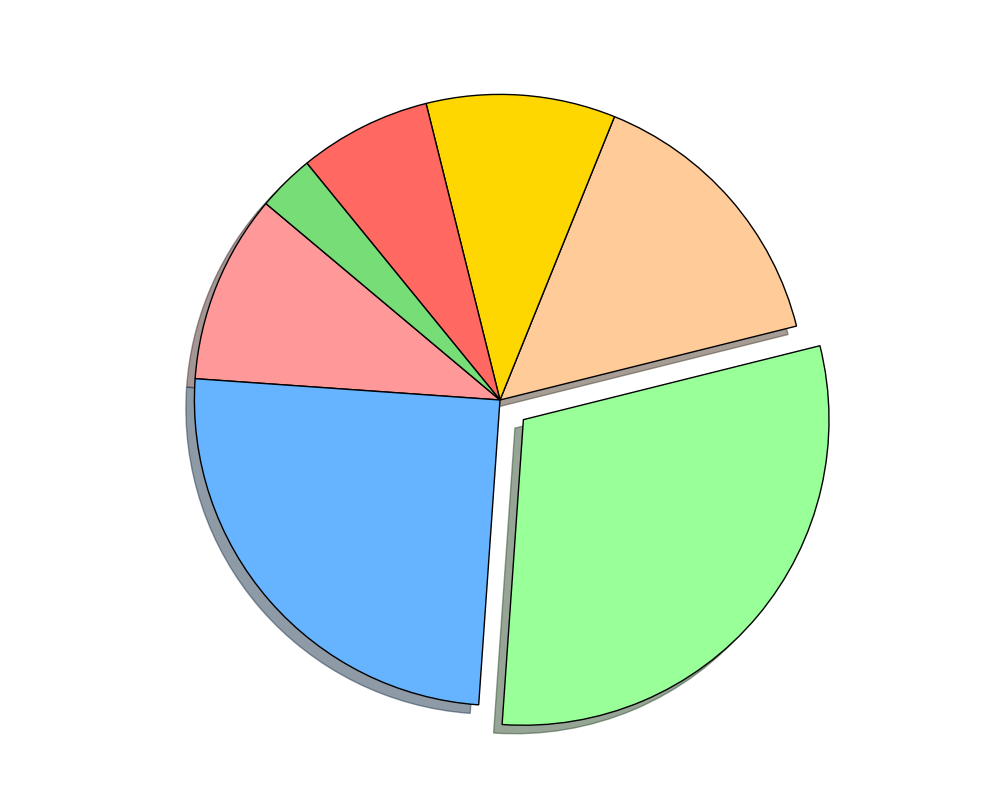

This chart was generated by the following Python code:
import matplotlib.pyplot as plt

age_categories = ['13-17 years', '18-24 years', '25-34 years', '35-44 years', 
                  '45-54 years', '55-64 years', '65+ years']
subscriber_distribution = [10, 25, 30, 15, 10, 7, 3]
colors = ['#FF9999', '#66B3FF', '#99FF99', '#FFCC99', '#FFD700', '#FF6961', '#77DD77']
explode = [0, 0, 0.1, 0, 0, 0, 0]

fig, ax = plt.subplots(figsize=(10, 8))
ax.pie(
    subscriber_distribution,
    labels=None,
    colors=colors,
    autopct=None,
    startangle=140,
    explode=explode,
    shadow=True,
    wedgeprops={'edgecolor': 'black', 'linewidth': 1}
)

plt.tight_layout()
plt.show()
